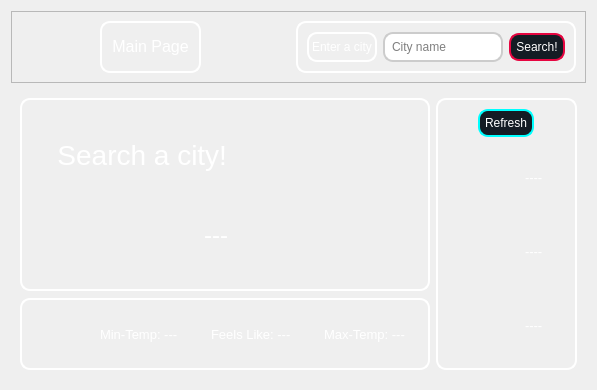
            <widget class="QWidget" name="Home_page">
             <layout class="QVBoxLayout" name="verticalLayout_12">
              <item>
               <widget class="QFrame" name="frame_13">
                <property name="styleSheet">
                 <string notr="true">#label_19,#frame_26 {
border:2px solid white;
border-radius:10px;
color:white;
}
QLineEdit {
    border-radius: 10px;
    border: 2px solid #ccc;
    padding: 5px;
}
QPushButton{
	background-color:#141C24;
	border : 2px solid #E60540;
padding:5px;
	border-radius:10px;
color:white;
}
QPushButton:hover {
    background-color: rgba(230, 5, 64, 0.3);;
}</string>
                </property>
                <property name="frameShape">
                 <enum>QFrame::StyledPanel</enum>
                </property>
                <property name="frameShadow">
                 <enum>QFrame::Raised</enum>
                </property>
                <layout class="QHBoxLayout" name="horizontalLayout_28">
                 <property name="leftMargin">
                  <number>0</number>
                 </property>
                 <item alignment="Qt::AlignHCenter">
                  <widget class="QFrame" name="frame_18">
                   <property name="styleSheet">
                    <string notr="true">QFrame{
    border-radius: 10px;
    border: 2px solid  white;
    padding: 5px;
color:white;}
QLabel{
border:0px;
}</string>
                   </property>
                   <property name="frameShape">
                    <enum>QFrame::StyledPanel</enum>
                   </property>
                   <property name="frameShadow">
                    <enum>QFrame::Raised</enum>
                   </property>
                   <layout class="QHBoxLayout" name="horizontalLayout_8">
                    <property name="spacing">
                     <number>0</number>
                    </property>
                    <property name="leftMargin">
                     <number>0</number>
                    </property>
                    <property name="topMargin">
                     <number>0</number>
                    </property>
                    <property name="rightMargin">
                     <number>0</number>
                    </property>
                    <property name="bottomMargin">
                     <number>0</number>
                    </property>
                    <item alignment="Qt::AlignHCenter">
                     <widget class="QLabel" name="label_9">
                      <property name="font">
                       <font>
                        <pointsize>12</pointsize>
                       </font>
                      </property>
                      <property name="layoutDirection">
                       <enum>Qt::LeftToRight</enum>
                      </property>
                      <property name="text">
                       <string>Main Page</string>
                      </property>
                      <property name="alignment">
                       <set>Qt::AlignHCenter|Qt::AlignTop</set>
                      </property>
                     </widget>
                    </item>
                   </layout>
                  </widget>
                 </item>
                 <item alignment="Qt::AlignRight">
                  <widget class="QFrame" name="frame_26">
                   <property name="frameShape">
                    <enum>QFrame::StyledPanel</enum>
                   </property>
                   <property name="frameShadow">
                    <enum>QFrame::Raised</enum>
                   </property>
                   <layout class="QHBoxLayout" name="horizontalLayout_29">
                    <item>
                     <widget class="QLabel" name="label_19">
                      <property name="text">
                       <string>Enter a city</string>
                      </property>
                     </widget>
                    </item>
                    <item>
                     <widget class="QLineEdit" name="city_name_input_main">
                      <property name="placeholderText">
                       <string>City name</string>
                      </property>
                     </widget>
                    </item>
                    <item>
                     <widget class="QPushButton" name="search_city_main_btn">
                      <property name="cursor">
                       <cursorShape>PointingHandCursor</cursorShape>
                      </property>
                      <property name="text">
                       <string>Search!</string>
                      </property>
                     </widget>
                    </item>
                   </layout>
                  </widget>
                 </item>
                </layout>
               </widget>
              </item>
              <item>
               <widget class="QFrame" name="frame_19">
                <property name="sizePolicy">
                 <sizepolicy hsizetype="Preferred" vsizetype="Expanding">
                  <horstretch>0</horstretch>
                  <verstretch>0</verstretch>
                 </sizepolicy>
                </property>
                <property name="styleSheet">
                 <string notr="true">QFrame,QComboBox,QLineEdit,QPushButton,QCheckBox {
border:0px solid white;
color:white;}
#frame_10,#frame_9,#frame_4,#frame_26{
border:2px solid white;
border-radius:10px;
color:white;
}

QLabel{
padding: 10px;
border-radius:10px;
}

QPushButton{
	background-color:#141C24;
	border : 2px solid #00FFFF;
	padding:5px;
	border-radius:10px;
color:white;
}
QPushButton:hover {
    background-color: #394B5A;
}</string>
                </property>
                <property name="frameShape">
                 <enum>QFrame::StyledPanel</enum>
                </property>
                <property name="frameShadow">
                 <enum>QFrame::Raised</enum>
                </property>
                <layout class="QHBoxLayout" name="horizontalLayout_7">
                 <item>
                  <widget class="QFrame" name="frame_2">
                   <property name="sizePolicy">
                    <sizepolicy hsizetype="Expanding" vsizetype="Preferred">
                     <horstretch>0</horstretch>
                     <verstretch>0</verstretch>
                    </sizepolicy>
                   </property>
                   <property name="frameShape">
                    <enum>QFrame::StyledPanel</enum>
                   </property>
                   <property name="frameShadow">
                    <enum>QFrame::Raised</enum>
                   </property>
                   <layout class="QVBoxLayout" name="verticalLayout_23">
                    <property name="spacing">
                     <number>7</number>
                    </property>
                    <property name="leftMargin">
                     <number>0</number>
                    </property>
                    <property name="topMargin">
                     <number>0</number>
                    </property>
                    <property name="rightMargin">
                     <number>0</number>
                    </property>
                    <property name="bottomMargin">
                     <number>0</number>
                    </property>
                    <item>
                     <widget class="QFrame" name="frame_9">
                      <property name="sizePolicy">
                       <sizepolicy hsizetype="Preferred" vsizetype="Expanding">
                        <horstretch>0</horstretch>
                        <verstretch>0</verstretch>
                       </sizepolicy>
                      </property>
                      <property name="frameShape">
                       <enum>QFrame::StyledPanel</enum>
                      </property>
                      <property name="frameShadow">
                       <enum>QFrame::Raised</enum>
                      </property>
                      <layout class="QHBoxLayout" name="horizontalLayout_26">
                       <item alignment="Qt::AlignRight">
                        <widget class="QFrame" name="frame_11">
                         <property name="frameShape">
                          <enum>QFrame::StyledPanel</enum>
                         </property>
                         <property name="frameShadow">
                          <enum>QFrame::Raised</enum>
                         </property>
                         <layout class="QVBoxLayout" name="verticalLayout_24">
                          <item>
                           <widget class="QLabel" name="city_name_main">
                            <property name="font">
                             <font>
                              <pointsize>21</pointsize>
                             </font>
                            </property>
                            <property name="text">
                             <string>Search a city!</string>
                            </property>
                            <property name="alignment">
                             <set>Qt::AlignRight|Qt::AlignTrailing|Qt::AlignVCenter</set>
                            </property>
                            <property name="wordWrap">
                             <bool>true</bool>
                            </property>
                           </widget>
                          </item>
                          <item>
                           <widget class="QLabel" name="main_weather_main">
                            <property name="font">
                             <font>
                              <pointsize>18</pointsize>
                             </font>
                            </property>
                            <property name="text">
                             <string>---</string>
                            </property>
                            <property name="alignment">
                             <set>Qt::AlignRight|Qt::AlignTrailing|Qt::AlignVCenter</set>
                            </property>
                           </widget>
                          </item>
                         </layout>
                        </widget>
                       </item>
                       <item alignment="Qt::AlignHCenter">
                        <widget class="QFrame" name="frame_12">
                         <property name="sizePolicy">
                          <sizepolicy hsizetype="Expanding" vsizetype="Expanding">
                           <horstretch>0</horstretch>
                           <verstretch>0</verstretch>
                          </sizepolicy>
                         </property>
                         <property name="minimumSize">
                          <size>
                           <width>0</width>
                           <height>0</height>
                          </size>
                         </property>
                         <property name="frameShape">
                          <enum>QFrame::StyledPanel</enum>
                         </property>
                         <property name="frameShadow">
                          <enum>QFrame::Raised</enum>
                         </property>
                         <layout class="QVBoxLayout" name="verticalLayout_7">
                          <property name="spacing">
                           <number>0</number>
                          </property>
                          <property name="leftMargin">
                           <number>0</number>
                          </property>
                          <property name="topMargin">
                           <number>0</number>
                          </property>
                          <property name="rightMargin">
                           <number>0</number>
                          </property>
                          <property name="bottomMargin">
                           <number>0</number>
                          </property>
                          <item alignment="Qt::AlignHCenter|Qt::AlignVCenter">
                           <widget class="QLabel" name="main_weather_image_main">
                            <property name="minimumSize">
                             <size>
                              <width>150</width>
                              <height>150</height>
                             </size>
                            </property>
                            <property name="maximumSize">
                             <size>
                              <width>150</width>
                              <height>150</height>
                             </size>
                            </property>
                            <property name="text">
                             <string/>
                            </property>
                            <property name="pixmap">
                             <pixmap resource="../Qss/icons/_icons.qrc">:/icons/Icons/feather/minus.png</pixmap>
                            </property>
                            <property name="scaledContents">
                             <bool>true</bool>
                            </property>
                            <property name="alignment">
                             <set>Qt::AlignCenter</set>
                            </property>
                           </widget>
                          </item>
                         </layout>
                        </widget>
                       </item>
                      </layout>
                     </widget>
                    </item>
                    <item alignment="Qt::AlignBottom">
                     <widget class="QFrame" name="frame_10">
                      <property name="frameShape">
                       <enum>QFrame::StyledPanel</enum>
                      </property>
                      <property name="frameShadow">
                       <enum>QFrame::Raised</enum>
                      </property>
                      <layout class="QHBoxLayout" name="horizontalLayout_24">
                       <item>
                        <widget class="QLabel" name="label_25">
                         <property name="minimumSize">
                          <size>
                           <width>50</width>
                           <height>50</height>
                          </size>
                         </property>
                         <property name="maximumSize">
                          <size>
                           <width>50</width>
                           <height>50</height>
                          </size>
                         </property>
                         <property name="text">
                          <string/>
                         </property>
                         <property name="pixmap">
                          <pixmap resource="../Qss/icons/_icons.qrc">:/icons/Icons/feather/thermometer.png</pixmap>
                         </property>
                         <property name="scaledContents">
                          <bool>true</bool>
                         </property>
                        </widget>
                       </item>
                       <item>
                        <widget class="QLabel" name="min_temp_main">
                         <property name="font">
                          <font>
                           <pointsize>10</pointsize>
                          </font>
                         </property>
                         <property name="text">
                          <string>Min-Temp: ---</string>
                         </property>
                        </widget>
                       </item>
                       <item>
                        <widget class="QLabel" name="feels_like_main">
                         <property name="font">
                          <font>
                           <pointsize>10</pointsize>
                          </font>
                         </property>
                         <property name="text">
                          <string>Feels Like: ---</string>
                         </property>
                        </widget>
                       </item>
                       <item>
                        <widget class="QLabel" name="max_temp_main">
                         <property name="font">
                          <font>
                           <pointsize>10</pointsize>
                          </font>
                         </property>
                         <property name="text">
                          <string>Max-Temp: ---</string>
                         </property>
                        </widget>
                       </item>
                      </layout>
                     </widget>
                    </item>
                   </layout>
                  </widget>
                 </item>
                 <item>
                  <widget class="QFrame" name="frame_4">
                   <property name="sizePolicy">
                    <sizepolicy hsizetype="Preferred" vsizetype="Expanding">
                     <horstretch>0</horstretch>
                     <verstretch>0</verstretch>
                    </sizepolicy>
                   </property>
                   <property name="frameShape">
                    <enum>QFrame::StyledPanel</enum>
                   </property>
                   <property name="frameShadow">
                    <enum>QFrame::Raised</enum>
                   </property>
                   <layout class="QVBoxLayout" name="verticalLayout_22">
                    <item alignment="Qt::AlignHCenter">
                     <widget class="QPushButton" name="refresh_main_btn">
                      <property name="cursor">
                       <cursorShape>PointingHandCursor</cursorShape>
                      </property>
                      <property name="text">
                       <string>Refresh</string>
                      </property>
                      <property name="icon">
                       <iconset resource="../Qss/icons/_icons.qrc">
                        <normaloff>:/icons/Icons/feather/refresh-cw.png</normaloff>:/icons/Icons/feather/refresh-cw.png</iconset>
                      </property>
                     </widget>
                    </item>
                    <item alignment="Qt::AlignRight">
                     <widget class="QFrame" name="frame_5">
                      <property name="frameShape">
                       <enum>QFrame::StyledPanel</enum>
                      </property>
                      <property name="frameShadow">
                       <enum>QFrame::Raised</enum>
                      </property>
                      <layout class="QHBoxLayout" name="horizontalLayout_20">
                       <item>
                        <widget class="QLabel" name="label_17">
                         <property name="minimumSize">
                          <size>
                           <width>50</width>
                           <height>50</height>
                          </size>
                         </property>
                         <property name="maximumSize">
                          <size>
                           <width>50</width>
                           <height>50</height>
                          </size>
                         </property>
                         <property name="text">
                          <string/>
                         </property>
                         <property name="pixmap">
                          <pixmap resource="../Qss/icons/_icons.qrc">:/icons/Icons/feather/wind.png</pixmap>
                         </property>
                         <property name="scaledContents">
                          <bool>true</bool>
                         </property>
                        </widget>
                       </item>
                       <item>
                        <widget class="QLabel" name="wind_speed_main">
                         <property name="font">
                          <font>
                           <pointsize>10</pointsize>
                          </font>
                         </property>
                         <property name="text">
                          <string>----</string>
                         </property>
                        </widget>
                       </item>
                      </layout>
                     </widget>
                    </item>
                    <item alignment="Qt::AlignRight">
                     <widget class="QFrame" name="frame_8">
                      <property name="frameShape">
                       <enum>QFrame::StyledPanel</enum>
                      </property>
                      <property name="frameShadow">
                       <enum>QFrame::Raised</enum>
                      </property>
                      <layout class="QHBoxLayout" name="horizontalLayout_22">
                       <item>
                        <widget class="QLabel" name="label_21">
                         <property name="minimumSize">
                          <size>
                           <width>50</width>
                           <height>50</height>
                          </size>
                         </property>
                         <property name="maximumSize">
                          <size>
                           <width>50</width>
                           <height>50</height>
                          </size>
                         </property>
                         <property name="text">
                          <string/>
                         </property>
                         <property name="pixmap">
                          <pixmap resource="../Qss/icons/_icons.qrc">:/icons/Icons/feather/eye.png</pixmap>
                         </property>
                         <property name="scaledContents">
                          <bool>true</bool>
                         </property>
                        </widget>
                       </item>
                       <item>
                        <widget class="QLabel" name="visablity_main">
                         <property name="font">
                          <font>
                           <pointsize>10</pointsize>
                          </font>
                         </property>
                         <property name="text">
                          <string>----</string>
                         </property>
                        </widget>
                       </item>
                      </layout>
                     </widget>
                    </item>
                    <item alignment="Qt::AlignRight">
                     <widget class="QFrame" name="frame_6">
                      <property name="frameShape">
                       <enum>QFrame::StyledPanel</enum>
                      </property>
                      <property name="frameShadow">
                       <enum>QFrame::Raised</enum>
                      </property>
                      <layout class="QHBoxLayout" name="horizontalLayout_23">
                       <item>
                        <widget class="QLabel" name="label_23">
                         <property name="minimumSize">
                          <size>
                           <width>50</width>
                           <height>50</height>
                          </size>
                         </property>
                         <property name="maximumSize">
                          <size>
                           <width>50</width>
                           <height>50</height>
                          </size>
                         </property>
                         <property name="text">
                          <string/>
                         </property>
                         <property name="pixmap">
                          <pixmap resource="../Qss/icons/_icons.qrc">:/icons/Icons/feather/cloud.png</pixmap>
                         </property>
                         <property name="scaledContents">
                          <bool>true</bool>
                         </property>
                        </widget>
                       </item>
                       <item>
                        <widget class="QLabel" name="cloud_coverage_main">
                         <property name="font">
                          <font>
                           <pointsize>10</pointsize>
                          </font>
                         </property>
                         <property name="text">
                          <string>----</string>
                         </property>
                        </widget>
                       </item>
                      </layout>
                     </widget>
                    </item>
                   </layout>
                  </widget>
                 </item>
                </layout>
               </widget>
              </item>
             </layout>
            </widget>
